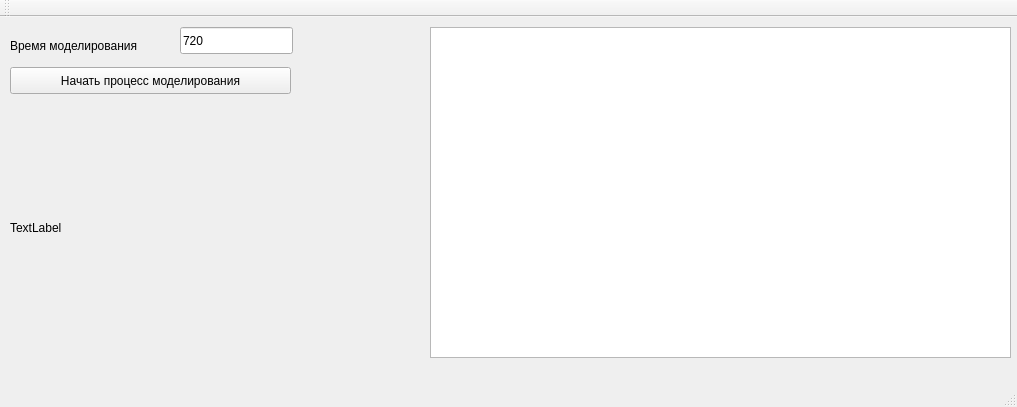
<?xml version="1.0" encoding="UTF-8"?>
<ui version="4.0">
 <class>MainWindow</class>
 <widget class="QMainWindow" name="MainWindow">
  <property name="geometry">
   <rect>
    <x>0</x>
    <y>0</y>
    <width>1017</width>
    <height>407</height>
   </rect>
  </property>
  <property name="windowTitle">
   <string>MainWindow</string>
  </property>
  <widget class="QWidget" name="centralWidget">
   <widget class="QLineEdit" name="edtModelingTime">
    <property name="geometry">
     <rect>
      <x>180</x>
      <y>10</y>
      <width>113</width>
      <height>27</height>
     </rect>
    </property>
    <property name="text">
     <string>720</string>
    </property>
   </widget>
   <widget class="QLabel" name="label_2">
    <property name="geometry">
     <rect>
      <x>10</x>
      <y>20</y>
      <width>171</width>
      <height>17</height>
     </rect>
    </property>
    <property name="text">
     <string>Время моделирования</string>
    </property>
   </widget>
   <widget class="QPushButton" name="btnStartModeling">
    <property name="geometry">
     <rect>
      <x>10</x>
      <y>50</y>
      <width>281</width>
      <height>27</height>
     </rect>
    </property>
    <property name="text">
     <string>Начать процесс моделирования</string>
    </property>
   </widget>
   <widget class="QListWidget" name="lstStatistics">
    <property name="geometry">
     <rect>
      <x>430</x>
      <y>10</y>
      <width>581</width>
      <height>331</height>
     </rect>
    </property>
   </widget>
   <widget class="QLabel" name="lblPatientsKoffs">
    <property name="geometry">
     <rect>
      <x>10</x>
      <y>90</y>
      <width>411</width>
      <height>241</height>
     </rect>
    </property>
    <property name="text">
     <string>TextLabel</string>
    </property>
   </widget>
  </widget>
  <widget class="QMenuBar" name="menuBar">
   <property name="geometry">
    <rect>
     <x>0</x>
     <y>0</y>
     <width>1017</width>
     <height>25</height>
    </rect>
   </property>
  </widget>
  <widget class="QToolBar" name="mainToolBar">
   <attribute name="toolBarArea">
    <enum>TopToolBarArea</enum>
   </attribute>
   <attribute name="toolBarBreak">
    <bool>false</bool>
   </attribute>
  </widget>
  <widget class="QStatusBar" name="statusBar"/>
 </widget>
 <layoutdefault spacing="6" margin="11"/>
 <resources/>
 <connections/>
</ui>
